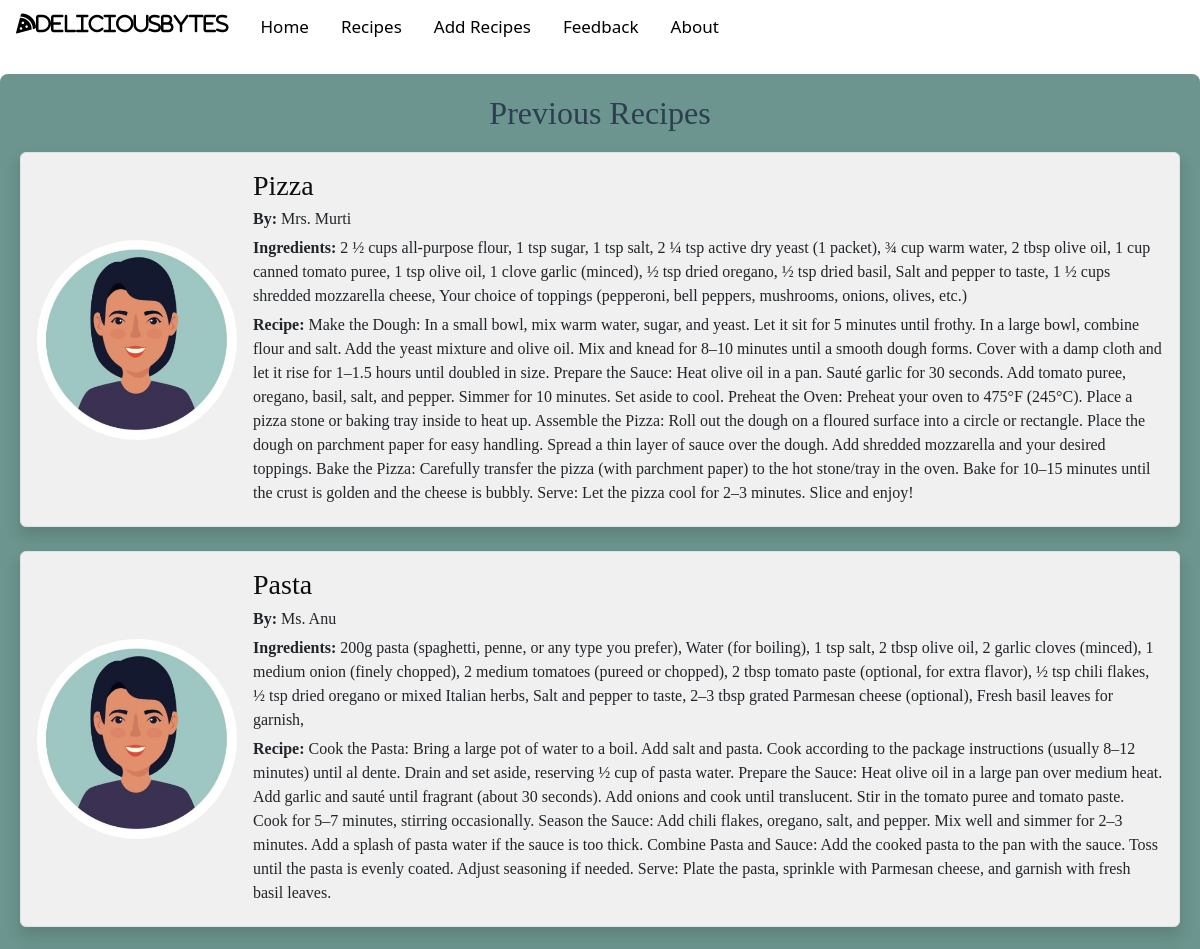
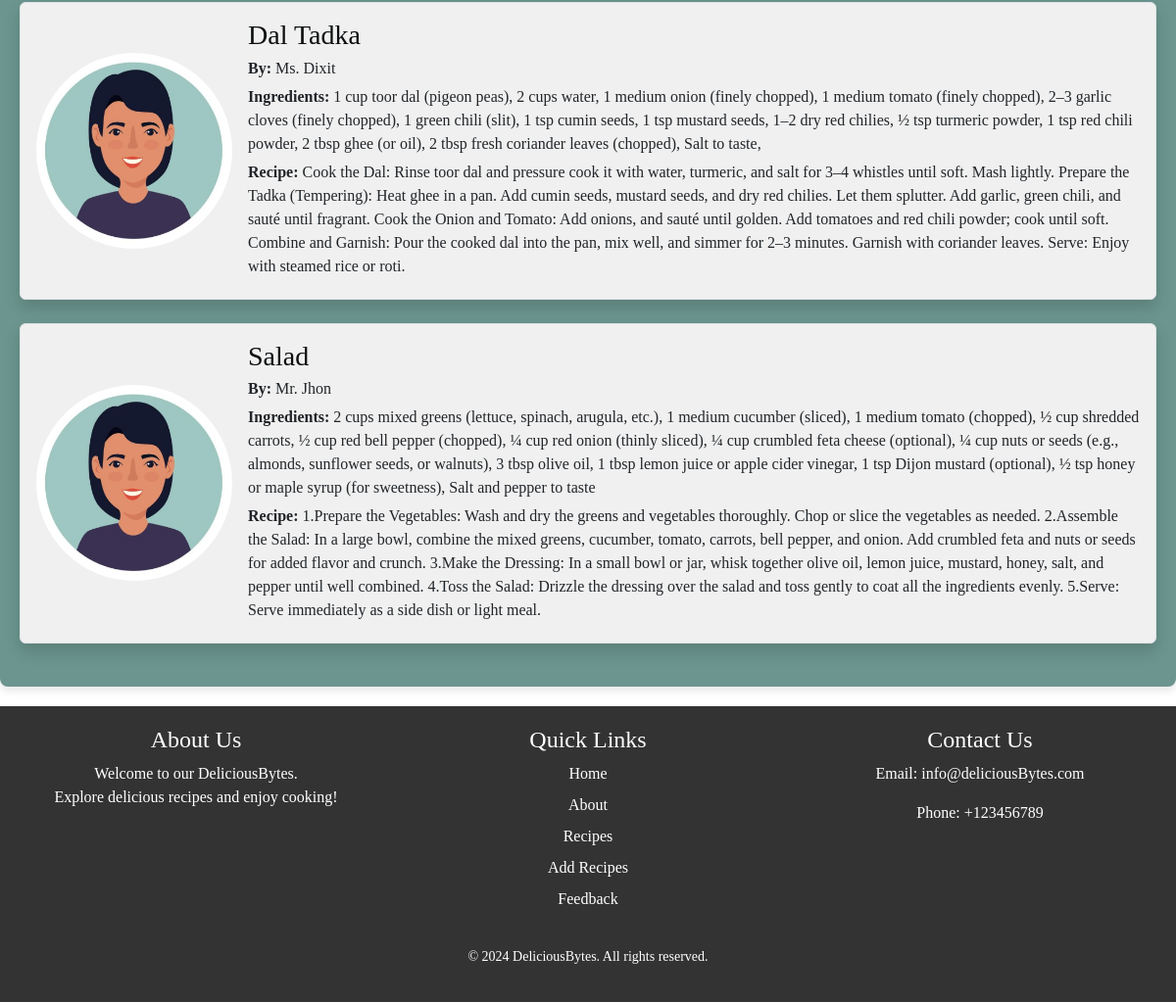
The app's page /recipes/ with its own data (2 pictures, top to bottom).
### BaseApp/models.py (models this page shows, shortened)
class RecipesDb(models.Model):
    username = models.CharField(max_length=20)
    dishname = models.CharField(max_length=20)
    ingredients = models.TextField()
    recipe = models.TextField()
    time_date = models.DateTimeField(default=timezone.now)

### BaseApp/views.py (the view)
# urls.py: path('recipes/',RecipesView ,name = 'Recipes'),
def RecipesView(request):
    recipes = RecipesDb.objects.all()
    return render(request, 'Recipes.html', {'recipes': recipes})

### Template/Recipes.html
{% extends "Base.html" %}
{% load static %}
{% block css %} <link rel="stylesheet" href="{% static 'Recipe.css' %}"> {% endblock css %}
{% block main %}
<div class="recipe-section">
    <h2>Previous Recipes</h2>
    {% for recipe in recipes %}
    <div class="recipe-card d-flex align-items-center mb-4 p-3 border rounded shadow">
        <div class="user-image me-3">
            <img src="{% static 'images/user.jpg' %}" class="rounded-circle" style="width: 200px; height: 200px; object-fit: cover;">
        </div>
        <div>
            <h3>{{ recipe.dishname }}</h3>
            <p><strong>By:</strong> {{ recipe.username }}</p>
            <p><strong>Ingredients:</strong> {{ recipe.ingredients }}</p>
            <p><strong>Recipe:</strong> {{ recipe.recipe }}</p>
        </div>
    </div>
    {% empty %}
    <p>No recipes have been added yet!</p>
    {% endfor %}
</div>
{% endblock main %}

### Static/Recipe.css (style rules this page uses)
body { margin: 0; padding: 0; font-family: Arial, sans-serif; background-color:white; color: #333; line-height: 1.6; }
.recipe-section { font-family: 'Times New Roman', Times, serif; padding: 20px; background-color: rgb(107, 149, 142); border-radius: 8px; margin: 20px auto; max-width: 1200px; box-shadow: 0 4px 8px rgba(0, 0, 0, 0.1); }
.recipe-section h2 { text-align: center; color: #2c3e50; margin-bottom: 20px; }
.recipe-card { background-color: #f0f0f0; padding: 15px; margin: 10px 0; border-left: 5px solid #0a0a0a; border-radius: 5px; }
.recipe-card h3 { margin: 0; color: #0c0e10; }
.recipe-card p { margin: 5px 0; }

### records on screen
RecipesDb: dishname "Pizza", username "Mrs. Murti", ingredients "2 ½ cups all-purpose flour, 1 tsp sugar, 1 tsp salt, 2 ¼ tsp active dry yeast (1 packet), ¾ cup warm water, 2 tbsp olive oil, 1 cup canned tomato puree, 1 tsp olive oil, 1 clove garlic (minced), ½ tsp dried oregano, ½ tsp dried basil, Salt and pepper to taste, 1 ½ cups shredded mozzarella cheese, Your choice of toppings (pepperoni, bell peppers, mushrooms, onions, olives, etc.)", recipe "Make the Dough: In a small bowl, mix warm water, sugar, and yeast. Let it sit for 5 minutes until frothy. In a large bowl, combine flour and salt. Add the yeast mixture and olive oil. Mix and knead for 8–10 minutes until a smooth dough forms. Cover with a damp cloth and let it rise for 1–1.5 hours until doubled in size. Prepare the Sauce: Heat olive oil in a pan. Sauté garlic for 30 seconds. Add tomato puree, oregano, basil, salt, and pepper. Simmer for 10 minutes. Set aside to cool. Preheat the Oven: Preheat your oven to 475°F (245°C). Place a pizza stone or baking tray inside to heat up. Assemble the Pizza: Roll out the dough on a floured surface into a circle or rectangle. Place the…"
RecipesDb: dishname "Pasta", username "Ms. Anu", ingredients "200g pasta (spaghetti, penne, or any type you prefer), Water (for boiling), 1 tsp salt, 2 tbsp olive oil, 2 garlic cloves (minced), 1 medium onion (finely chopped), 2 medium tomatoes (pureed or chopped), 2 tbsp tomato paste (optional, for extra flavor), ½ tsp chili flakes, ½ tsp dried oregano or mixed Italian herbs, Salt and pepper to taste, 2–3 tbsp grated Parmesan cheese (optional), Fresh basil leaves for garnish,", recipe "Cook the Pasta: Bring a large pot of water to a boil. Add salt and pasta. Cook according to the package instructions (usually 8–12 minutes) until al dente. Drain and set aside, reserving ½ cup of pasta water. Prepare the Sauce: Heat olive oil in a large pan over medium heat. Add garlic and sauté until fragrant (about 30 seconds). Add onions and cook until translucent. Stir in the tomato puree and tomato paste. Cook for 5–7 minutes, stirring occasionally. Season the Sauce: Add chili flakes, oregano, salt, and pepper. Mix well and simmer for 2–3 minutes. Add a splash of pasta water if the sauce is too thick. Combine Pasta and Sauce: Add the cooked pasta to the pan with the sauce. Toss until…"
RecipesDb: dishname "Dal Tadka", username "Ms. Dixit", ingredients "1 cup toor dal (pigeon peas), 2 cups water, 1 medium onion (finely chopped), 1 medium tomato (finely chopped), 2–3 garlic cloves (finely chopped), 1 green chili (slit), 1 tsp cumin seeds, 1 tsp mustard seeds, 1–2 dry red chilies, ½ tsp turmeric powder, 1 tsp red chili powder, 2 tbsp ghee (or oil), 2 tbsp fresh coriander leaves (chopped), Salt to taste,", recipe "Cook the Dal: Rinse toor dal and pressure cook it with water, turmeric, and salt for 3–4 whistles until soft. Mash lightly. Prepare the Tadka (Tempering): Heat ghee in a pan. Add cumin seeds, mustard seeds, and dry red chilies. Let them splutter. Add garlic, green chili, and sauté until fragrant. Cook the Onion and Tomato: Add onions, and sauté until golden. Add tomatoes and red chili powder; cook until soft. Combine and Garnish: Pour the cooked dal into the pan, mix well, and simmer for 2–3 minutes. Garnish with coriander leaves. Serve: Enjoy with steamed rice or roti."
RecipesDb: dishname "Salad", username "Mr. Jhon", ingredients "2 cups mixed greens (lettuce, spinach, arugula, etc.), 1 medium cucumber (sliced), 1 medium tomato (chopped), ½ cup shredded carrots, ½ cup red bell pepper (chopped), ¼ cup red onion (thinly sliced), ¼ cup crumbled feta cheese (optional), ¼ cup nuts or seeds (e.g., almonds, sunflower seeds, or walnuts), 3 tbsp olive oil, 1 tbsp lemon juice or apple cider vinegar, 1 tsp Dijon mustard (optional), ½ tsp honey or maple syrup (for sweetness), Salt and pepper to taste", recipe "1.Prepare the Vegetables: Wash and dry the greens and vegetables thoroughly. Chop or slice the vegetables as needed. 2.Assemble the Salad: In a large bowl, combine the mixed greens, cucumber, tomato, carrots, bell pepper, and onion. Add crumbled feta and nuts or seeds for added flavor and crunch. 3.Make the Dressing: In a small bowl or jar, whisk together olive oil, lemon juice, mustard, honey, salt, and pepper until well combined. 4.Toss the Salad: Drizzle the dressing over the salad and toss gently to coat all the ingredients evenly. 5.Serve: Serve immediately as a side dish or light meal."
